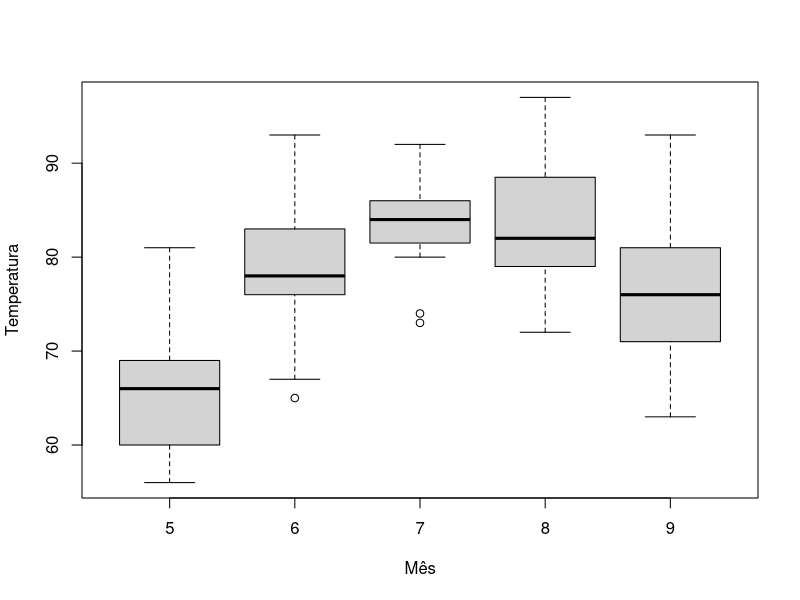

This figure's R source:
# Aprendendo e Ensinando R para análise de dados
# Visão geral do R e do RStudio
# Prof Marcos V. C. Vital
# Conteúdo com licença CC BY 4.0
# https://marcosvital.github.io/Aprendendo-R/

# Lendo dados de exemplo:
data ("airquality")

# Pedindo um resumo:
summary (airquality)

# Calculando a temperatura média e seu desvio padrão:
mean (airquality$Temp)
sd (airquality$Temp)

# Vou pedir um gráfico boxplot da temperatura variando ao longo dos meses:
boxplot (airquality$Temp ~ airquality$Month, xlab = "Mês", ylab = "Temperatura")
